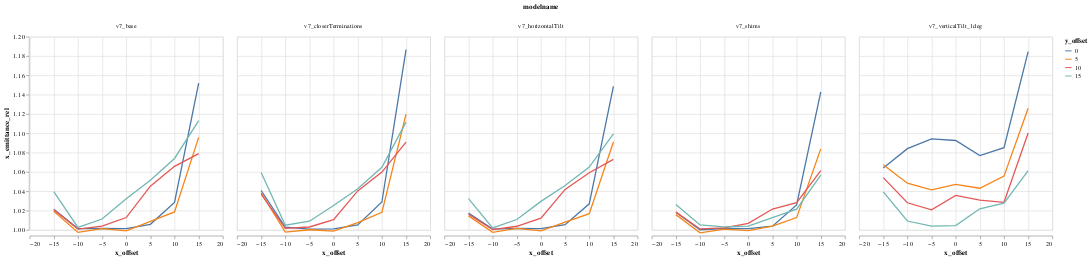

Notebook source saved alongside this figure:
### Code cell
alt.Chart(DATA).mark_line().encode(
    column="modelname",
    color='y_offset:N',
    x='x_offset',
    #y='x_emittance_rel',
    y=alt.Y("x_emittance_rel", scale=alt.Scale(domain=(1,1.2), zero=False))
)

### Figure 1 — Vega-Lite specification as saved in the notebook (floating-point values rounded to 4 significant figures; data arrays with more than 128 entries replaced by an {"elided": "..."} marker saying what was removed)
{"$schema": "https://vega.github.io/schema/vega-lite/v1.2.1.json", "data": {"values": {"elided": "140 records"}}, "encoding": {"color": {"field": "y_offset", "type": "nominal"}, "column": {"field": "modelname", "type": "nominal"}, "x": {"field": "x_offset", "type": "quantitative"}, "y": {"field": "x_emittance_rel", "scale": {"domain": [1, 1.2], "zero": false}, "type": "quantitative"}}, "mark": "line"}
